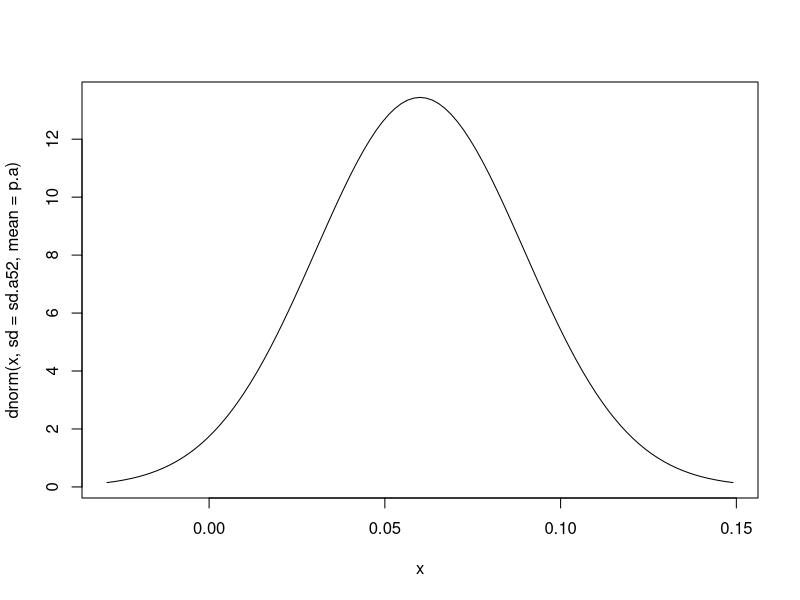
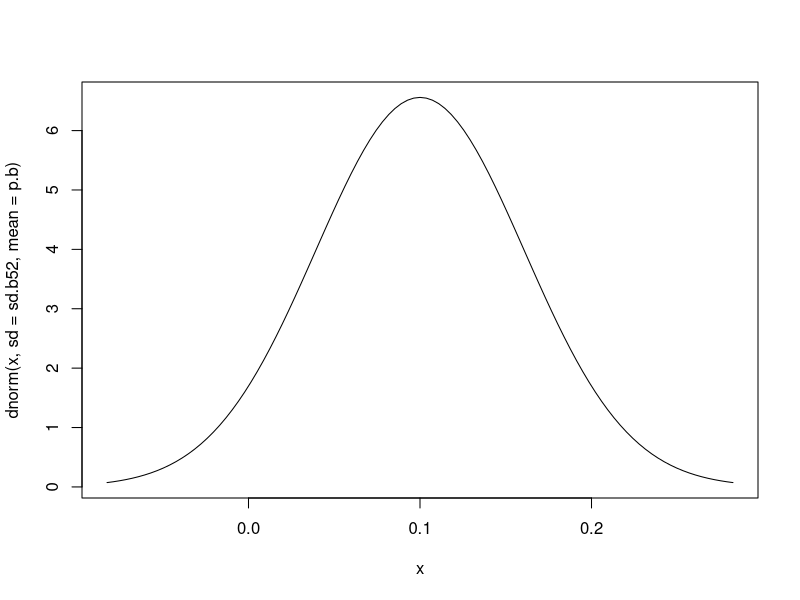
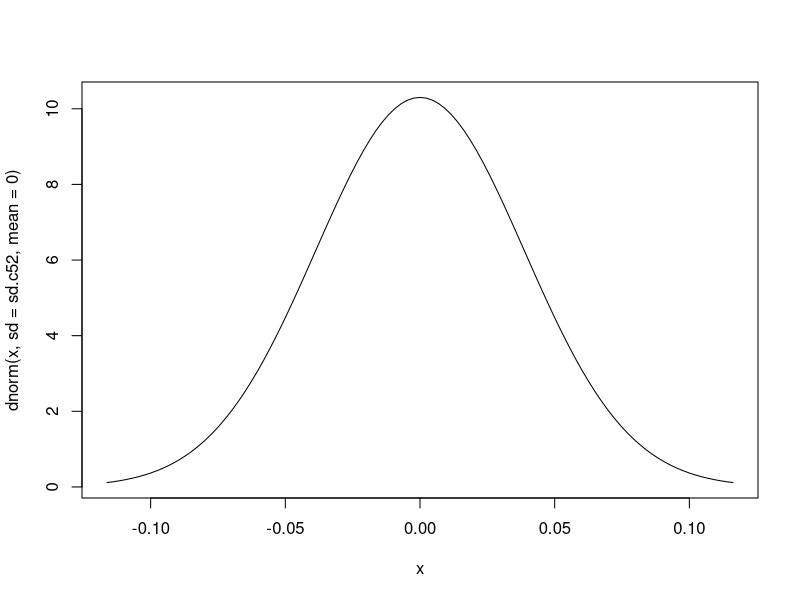
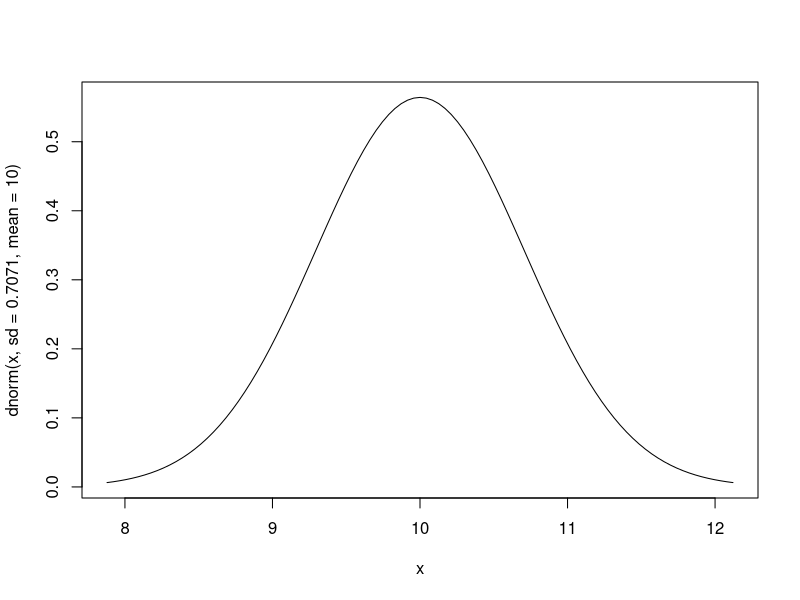
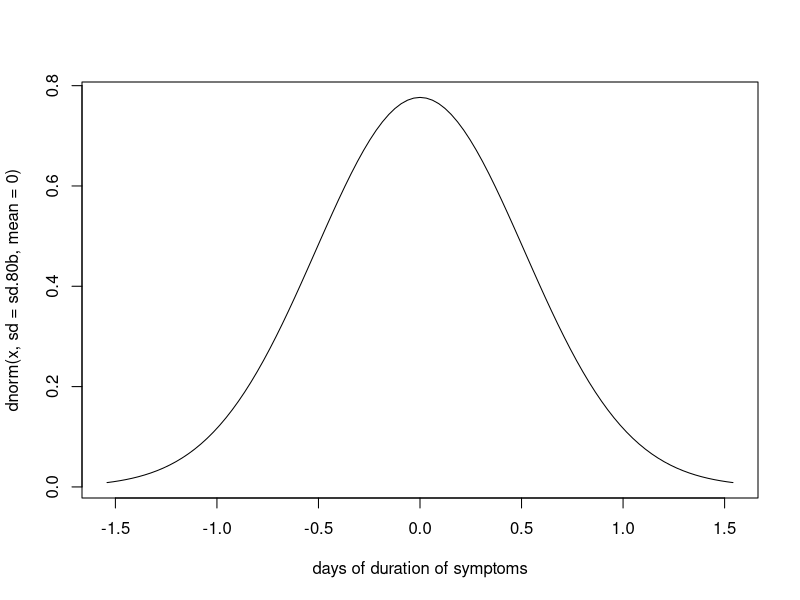
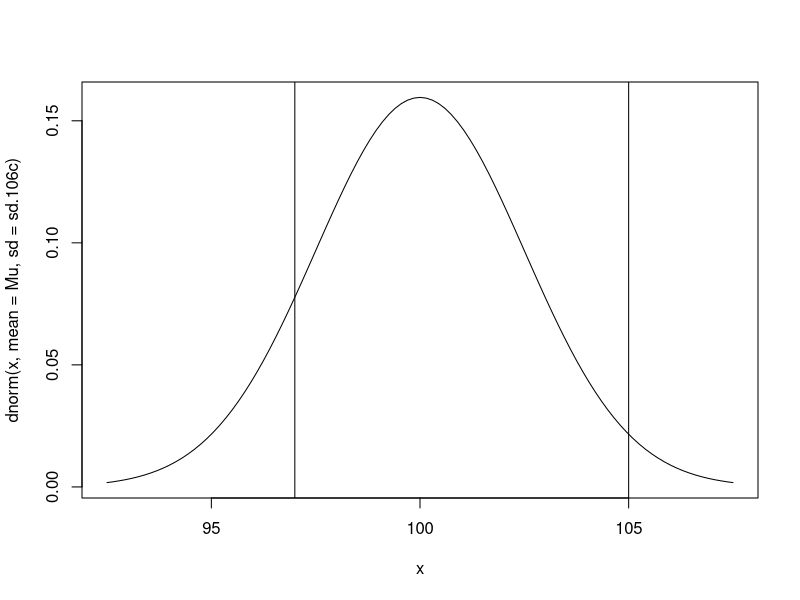
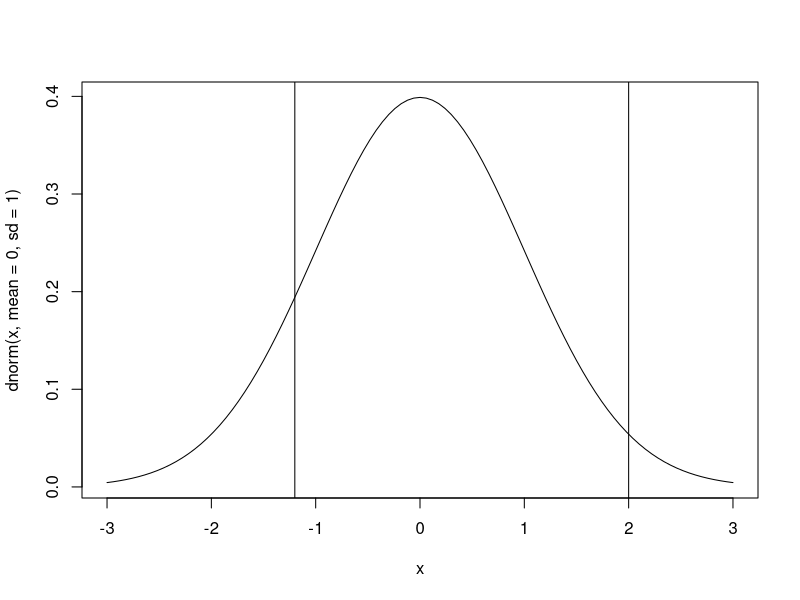
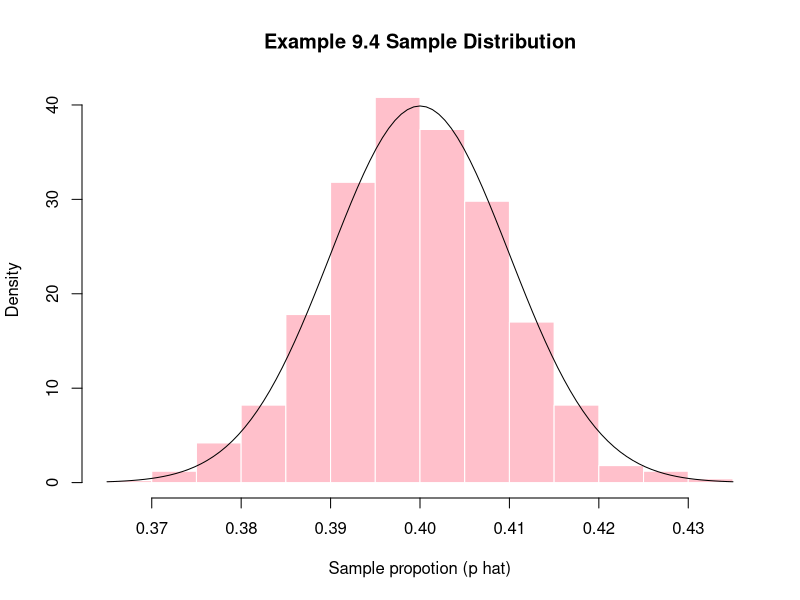

Here is the R script that generated these plots, in order:
## ---- chunk 1

#a.求差距的樣本分佈
p.a1=0.36
p.a2=0.3

p.a=p.a1-p.a2

sd.a52=sqrt((p.a1*(1-p.a1))/500+(p.a2*(1-p.a2))/500)

curve(dnorm(x,sd=sd.a52, mean=p.a), p.a-3*sd.a52, p.a+3*sd.a52)





#b

p.b1=0.3
p.b2=0.2

p.b=0.1

sd.b52=sqrt((p.b1*(1-p.b1)/100)+(p.b2*(1-p.b2)/100))

curve(dnorm(x,sd=sd.b52, mean=p.b), p.b-3*sd.b52, p.b+3*sd.b52)

#c

p.c1=0.4
p.c2=0.4
p.c=0
sd.c52=sqrt((p.c1*(1-p.c1)/200)+(p.c2*(1-p.c2)/800))




curve(dnorm(x,sd=sd.c52, mean=0), -3*sd.c52, 3*sd.c52)

## ---- chunk 2

rm(list=ls())

#抽樣的平均值的標準差
sd.64=6/sqrt(34)


#b. 根據經驗法則，95%的資料會落在平均值前後兩個標準差的範圍裡，
#樣本平均值的標準差=sd.64，平均值=60
60-2*sd.64
60+2*sd.64
# 填空：樣本有95%的機會落在在57.94202到62.05798的區間

#c按照b，樣本應該會落在57.9到62之間的範圍，但是前提是母體的平均值是60。如果樣本枚落在這個區間，代表這個預設很可能是錯誤的。

## ---- chunk 3

rm(list=ls())

 ###d. 因為樣本數夠大，樣本的差距的平均值的分佈會近似常態分佈，題目說母體的差距的平均值是10個，母體差距的分佈的標準差是5個，樣本數是50個。樣本的差距的平均值也會是10，樣本的差距的標準差會是母體的標準差除以樣本數開根號=0.7071

5/sqrt(50)

###e.

curve(dnorm(x, sd=0.7071, mean=10), 10-3*0.7071,10+3*0.7071 )

###d. 從例題e的的圖來看，99％的差距都分佈在8到12的範圍，這個差距的含義是store brand比name brand沒有爆開的爆米花多的數量。如果抽樣出來store brand沒有爆開的爆米花比name brand少，代表差距的分佈會小於零，從圖來看是幾乎不太可能的事情。


## ---- chunk 4
Mu.1=2
Mu.2=1.5
n.1=23
n.2=25

sd.80b=sqrt((Mu.1^2/n.1)+(Mu.2^2/n.2))
#b.
sd.80b
#樣本平均的差距的樣本分佈的標準差

#c.
curve(dnorm(x,sd=sd.80b, mean=0), -3*sd.80b, 3*sd.80b, xlab="days of duration of symptoms")

#d.題目說樣本平均的差距是3.6天，不過從圖c來看的話幾乎都在多一點五天到少一點五天之間，所以不太可能出現差距到3.6天的情況

#e.
##不會。如果做實驗出來的結果跟本來透過預設得出的區間不合，很可能就是本來的預設錯了。


## ---- chunk 5
rm(list=ls())
Mu=100
sd.106=15
n.106=36

#a.

z.106a=(97-Mu)/sd.106*sqrt(n.106)
z.106a


#b.
z.106b=(105-Mu)/sd.106*sqrt(n.106)
z.106b
#c.

#樣本平均值的抽樣分佈的平均值會是母體的平均值=100，樣本平均的抽樣分佈的標準差會是平均值除以樣本數開根號。

sd.106c=15/sqrt(n.106)
sd.106c

#d.
#因為樣本數夠大，所以抽樣分佈會近似常態分佈。

curve(dnorm(x, mean=Mu, sd=sd.106c),Mu-3*sd.106c, Mu+3*sd.106c)
abline(v=97)
abline(v=105)

#e.
curve(dnorm(x, mean=0, sd=1), -3*1, 3)
abline(v=-1.2)
abline(v=2)

#f.

#兩張圖型基本上長的一樣，透過zscore得到的位置在標準常態分佈裡和在圖d的分佈裡的位置相同。

## ---- chunk 6


p9.4=0.4
n9.4=2400

result=rbinom(2400, 1, 0.4)
mean(result)
simu.p.hat=c()
for (i in 1:1000)
{
	simu.p.hat[i]=mean(rbinom(n9.4, 1, p9.4))

}

hist(simu.p.hat, prob = T, breaks = 20,
     main = "Example 9.4 Sample Distribution",
     xlab = "Sample propotion (p hat)",
     col = "pink" , border = "white")

theo_mean = p9.4
theo_sd = sqrt(p9.4*(1-p9.4)/n9.4)
curve(dnorm(x,mean=theo_mean,sd=theo_sd),add=T)


## ---- chunk 7



## ---- chunk 8


